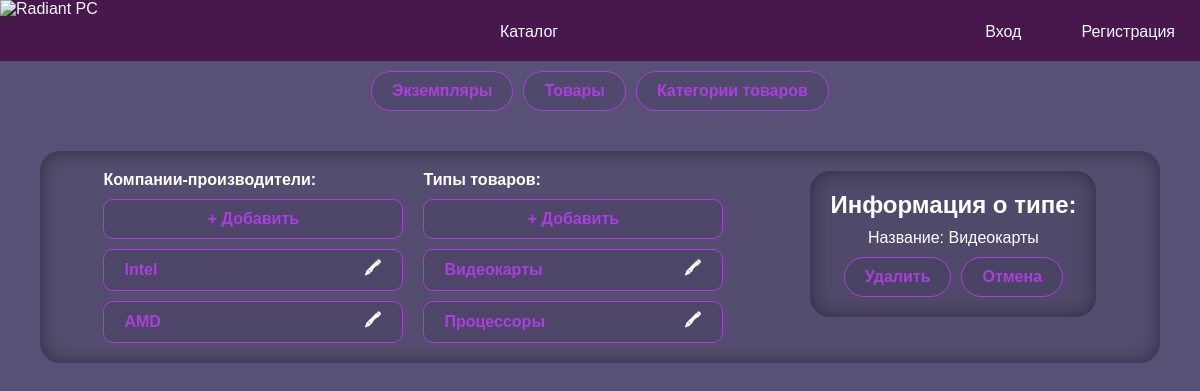
The page /admin.php?tool=categories&edit=type&id=1 on the database its author committed.
### tables this page shows
CREATE TABLE `types` (
  `id` int(11) NOT NULL,
  `name` varchar(128) NOT NULL
);

CREATE TABLE `companies` (
  `id` int(11) NOT NULL,
  `name` varchar(128) NOT NULL
);

### funcs/DBinteraction.php (called while the page is built, shortened)
<?php
function selectFrom($query, $way)
{
    if (trim($query) == null) {
        $_SESSION['result'] = "Вы передали пустой запрос.";
    } else {
    require "connect.php";
    $res = $con->query($query);
    switch ($way) {
        case "ALL":
            $output = $res->fetch_all(MYSQLI_ASSOC);
            break;
        case "ONE":
            $output = $res->fetch_assoc();
            break;
    }}
    return $output;
}

### funcs/listGenerator.php (the view, shortened to what this page needs)
<?php
function generateListItem($listItem, $listType)
{
?>
    <div class="accent brad10 flex jc-sb ai-c">
        <span>
            <?= $listItem['name'] ?>
        </span>
        <div class="flex g10">
            <?php
            switch ($listType) {
                case "company":
                    $href = "?tool=categories&edit=company&id=" . $listItem['id'];
                    break;
                case "type":
                    $href = "?tool=categories&edit=type&id=" . $listItem['id'];
                    break;
            }
            ?>
            <a href="<?= $href ?>" class="accent-invert">🖍</a>
        </div>
    </div>
<?php
}

### admin/editForms/type.php
<?php
require_once("./funcs/DBinteraction.php");
$query = "SELECT * FROM `types` WHERE id = " . $_GET['id'];
$type = selectFrom($query, "ONE");
?>
<h2>
    Информация о типе:
</h2>
<div>
    <div class="toolInfo">
        <span class="ctrl-r">Название:</span>
        <span><?= $type['name'] ?></span>
    </div>
</div>
<div class="btns">
    <a href="../admin/delData.php?id=<?= $_GET['id'] ?>" class="accent">Удалить</a>
    <a href="../admin.php?tool=categories" class="accent">Отмена</a>
</div>

### admin/toolCategories.php
<?php
require_once("./funcs/listGenerator.php");
require_once("./funcs/DBinteraction.php");
$query = "SELECT * FROM `companies`";
$companies = selectFrom($query, "ALL");
$query = "SELECT * FROM `types`";
$types = selectFrom($query, "ALL");
?>
<div class="flex wrap g20 mauto">
    <div class="list flex column g10">
        <h4>Компании-производители:</h4>
        <a href="?tool=categories&edit=company" class="accent ctrl-e brad10">+ Добавить</a>
        <?php
        foreach ($companies as $company) {
            generateListItem($company, "company");
        }
        ?>
    </div>
    <div class="list flex column g10">
        <h4>Типы товаров:</h4>
        <a href="?tool=categories&edit=type" class="accent ctrl-e brad10">+ Добавить</a>
        <?php
        foreach ($types as $type) {
            generateListItem($type, "type");
        }
        ?>
    </div>
</div>

### often.css (style rules this page uses)
.btns { display: flex; gap: 10px; }
.accent { border: #ab3edd 1px solid; border-radius: 25px; padding: 10px 20px; background-color: #40395c59; color: #ab3edd; font-weight: bold; transition: all 0.25s ease-out; }
.accent span { color: #ab3edd; font-weight: bold; }
.accent-invert { height: 20px; width: 20px; display: flex; justify-content: center; align-items: center; border-radius: 0px; font-weight: bolder; transition: all 0.25s ease-out; }
.mauto { margin: auto; }
.g10 { gap: 10px; }
.g20 { gap: 20px; }
.brad10 { border-radius: 10px; }
.flex { display: flex; }
.column { flex-direction: column; }
.wrap { flex-wrap: wrap; }
.jc-sb { justify-content: space-between; }
.ai-c { align-items: center; }
.ctrl-e { text-align: center; }
.ctrl-r { text-align: right; }

### style.css (style rules this page uses)
*, a { margin: 0; border: 0; outline: 0; padding: 0; text-decoration: none; font-family: Arial, Helvetica, sans-serif; }
*, a, select[value], input[value] { color: white; }
body, input[value] { background-color: #585175; }
a, button { cursor: pointer; }
.list { width: 25%; min-width: 300px; }
.toolInfo>span { width: 120px; }

### rows shown on the page
types: name "Видеокарты"
companies: name "Intel"
companies: name "AMD"
types: name "Процессоры"
